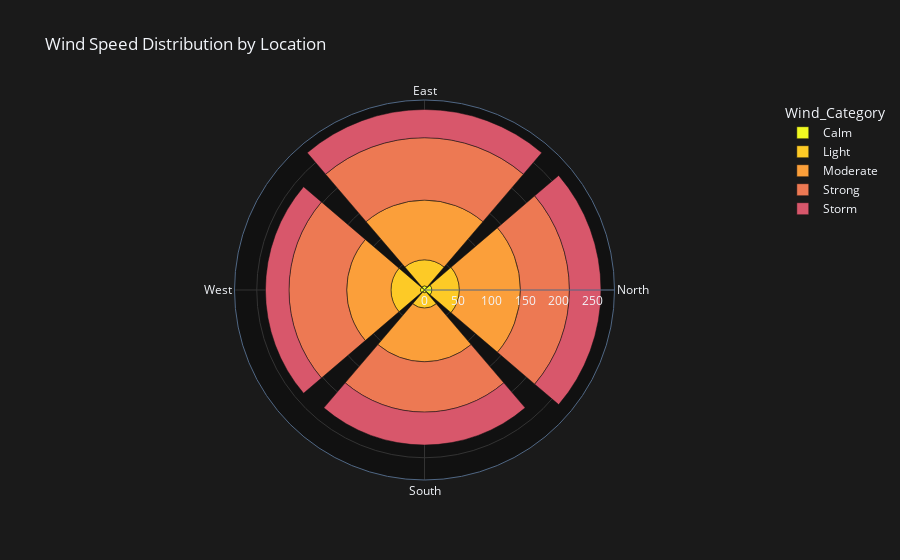

Notebook cell for this chart:
### Markdown cell above
## 🌪️ Wind Analysis Dashboard

### Code cell
# Create wind rose chart
wind_data = df.groupby(['Location', 'Wind_Category']).size().reset_index(name='count')

fig = px.bar_polar(wind_data, 
                   r='count',
                   theta='Location',
                   color='Wind_Category',
                   title='Wind Speed Distribution by Location',
                   template='plotly_dark',
                   color_discrete_sequence=px.colors.sequential.Plasma_r)

fig.update_layout(
    paper_bgcolor=colors['background'],
    plot_bgcolor=colors['background'],
    polar=dict(
        radialaxis=dict(gridcolor=colors['grid']),
        angularaxis=dict(gridcolor=colors['grid'])
    )
)

fig.show()

### Figure 1 — Plotly figure (JSON) as saved in the notebook; plotly's stock layout.template omitted (floating-point values rounded to 4 significant figures)
{"data": [{"hovertemplate": "Wind_Category=Calm<br>count=%{r}<br>Location=%{theta}<extra></extra>", "legendgroup": "Calm", "marker": {"color": "#f0f921", "pattern": {"shape": ""}}, "name": "Calm", "r": [6, 11, 4, 6], "showlegend": true, "subplot": "polar", "theta": ["East", "North", "South", "West"], "type": "barpolar"}, {"hovertemplate": "Wind_Category=Light<br>count=%{r}<br>Location=%{theta}<extra></extra>", "legendgroup": "Light", "marker": {"color": "#fdca26", "pattern": {"shape": ""}}, "name": "Light", "r": [39, 41, 23, 44], "showlegend": true, "subplot": "polar", "theta": ["East", "North", "South", "West"], "type": "barpolar"}, {"hovertemplate": "Wind_Category=Moderate<br>count=%{r}<br>Location=%{theta}<extra></extra>", "legendgroup": "Moderate", "marker": {"color": "#fb9f3a", "pattern": {"shape": ""}}, "name": "Moderate", "r": [89, 91, 80, 66], "showlegend": true, "subplot": "polar", "theta": ["East", "North", "South", "West"], "type": "barpolar"}, {"hovertemplate": "Wind_Category=Strong<br>count=%{r}<br>Location=%{theta}<extra></extra>", "legendgroup": "Strong", "marker": {"color": "#ed7953", "pattern": {"shape": ""}}, "name": "Strong", "r": [93, 73, 75, 86], "showlegend": true, "subplot": "polar", "theta": ["East", "North", "South", "West"], "type": "barpolar"}, {"hovertemplate": "Wind_Category=Storm<br>count=%{r}<br>Location=%{theta}<extra></extra>", "legendgroup": "Storm", "marker": {"color": "#d8576b", "pattern": {"shape": ""}}, "name": "Storm", "r": [42, 47, 49, 35], "showlegend": true, "subplot": "polar", "theta": ["East", "North", "South", "West"], "type": "barpolar"}], "layout": {"barmode": "relative", "legend": {"title": {"text": "Wind_Category"}, "tracegroupgap": 0}, "paper_bgcolor": "#1a1a1a", "plot_bgcolor": "#1a1a1a", "polar": {"angularaxis": {"direction": "clockwise", "gridcolor": "#333333", "rotation": 90}, "domain": {"x": [0, 1], "y": [0, 1]}, "radialaxis": {"gridcolor": "#333333"}}, "title": {"text": "Wind Speed Distribution by Location"}}}
